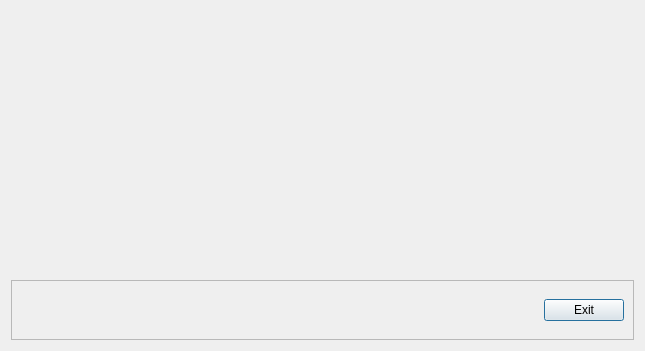
<?xml version="1.0" encoding="UTF-8"?>
<ui version="4.0">
 <class>targetLFViewDlg</class>
 <widget class="QDialog" name="targetLFViewDlg">
  <property name="geometry">
   <rect>
    <x>0</x>
    <y>0</y>
    <width>645</width>
    <height>351</height>
   </rect>
  </property>
  <property name="windowTitle">
   <string>Dialog</string>
  </property>
  <layout class="QVBoxLayout" name="verticalLayout_2">
   <item>
    <layout class="QVBoxLayout" name="verticalLayout">
     <item>
      <widget class="mplwidget" name="plotWindow" native="true"/>
     </item>
    </layout>
   </item>
   <item>
    <widget class="QFrame" name="frame">
     <property name="maximumSize">
      <size>
       <width>16777215</width>
       <height>60</height>
      </size>
     </property>
     <property name="frameShape">
      <enum>QFrame::StyledPanel</enum>
     </property>
     <property name="frameShadow">
      <enum>QFrame::Raised</enum>
     </property>
     <layout class="QHBoxLayout" name="horizontalLayout_2">
      <item>
       <layout class="QHBoxLayout" name="horizontalLayout">
        <item>
         <spacer name="horizontalSpacer">
          <property name="orientation">
           <enum>Qt::Horizontal</enum>
          </property>
          <property name="sizeHint" stdset="0">
           <size>
            <width>40</width>
            <height>20</height>
           </size>
          </property>
         </spacer>
        </item>
        <item>
         <widget class="QPushButton" name="exitBtn">
          <property name="text">
           <string>Exit</string>
          </property>
         </widget>
        </item>
       </layout>
      </item>
     </layout>
    </widget>
   </item>
  </layout>
 </widget>
 <customwidgets>
  <customwidget>
   <class>mplwidget</class>
   <extends>QWidget</extends>
   <header>mplwidget.h</header>
   <container>1</container>
  </customwidget>
 </customwidgets>
 <resources/>
 <connections/>
</ui>
